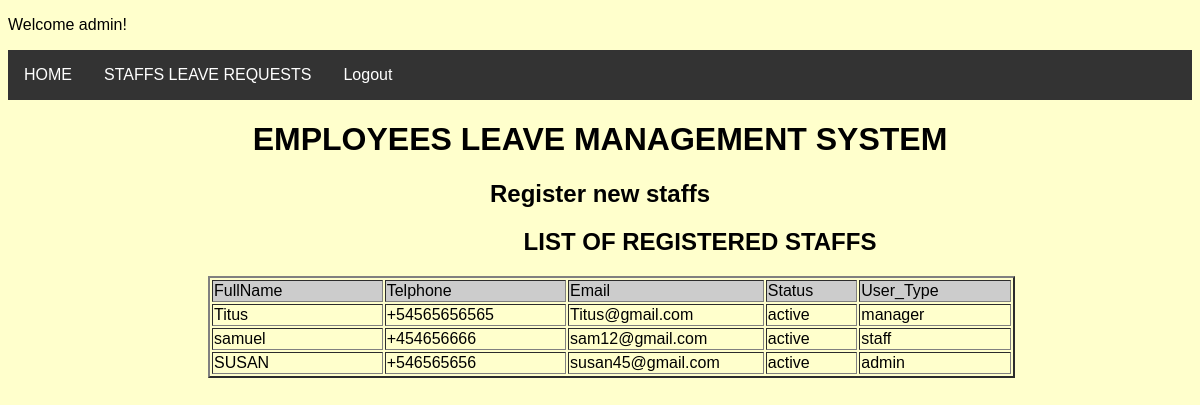
The page /stafflist.php (signed in) on the database as committed earlier.
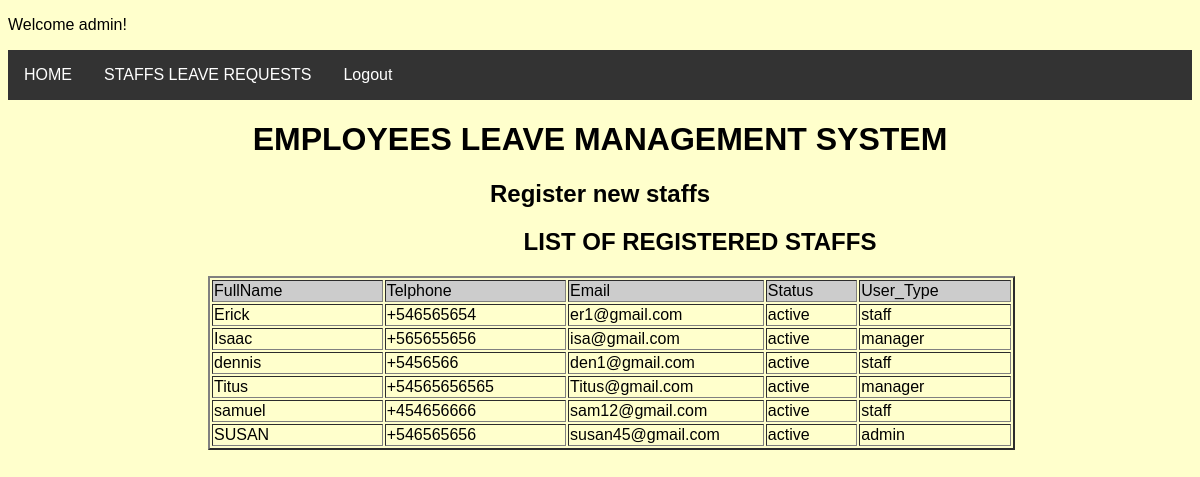
The same page on the database as committed later.
### tables this page shows
CREATE TABLE IF NOT EXISTS `users` (
  `UserID` int(11) NOT NULL AUTO_INCREMENT,
  `FullName` varchar(100) NOT NULL,
  `Telphone` varchar(40) NOT NULL,
  `Email` varchar(40) NOT NULL,
  `Status` varchar(40) NOT NULL,
  `User_Type` varchar(40) NOT NULL,
  `Usernames` varchar(40) NOT NULL,
  `Passwords` varchar(40) NOT NULL,
  `LeaveBalance` int(20) NOT NULL,
  PRIMARY KEY (`UserID`)
);

### stafflist.php (the view, shortened to what this page needs)
<?php
include_once("db.php");
$result = mysqli_query($con, "SELECT * FROM users ORDER BY UserID DESC");
?>
<!DOCTYPE html>
<html>
<head>
<link href="style.css" rel="stylesheet">
</head>
<body>
<p align="left">Welcome <?php echo $_SESSION['Usernames']; ?>!</p>
<ul>
  <li><a href="managers.php">HOME</a></li>
  <li><a href="approveleave.php">STAFFS LEAVE REQUESTS</a></li>
  <li><a href="logout.php">Logout</a></li>
</ul>
<div>
<h1 align="center">EMPLOYEES LEAVE  MANAGEMENT SYSTEM</h1>
<h2 align="center">Register new staffs</h2>
<div id="form" style="padding-left:200px">
		<h2 align="center">LIST OF REGISTERED STAFFS</h2>
<table width='82%' border=2>
        <tr bgcolor='#CCCCCC'>
            <td width="7%">FullName</td>
            <td width="5%">Telphone</td>
            <td width="3%">Email</td>
			<td width="3%">Status</td>
			<td width="5%">User_Type</td>
        </tr>
        <?php
        while($res = mysqli_fetch_array($result)) {
            echo "<tr>";
            echo "<td>".$res['FullName']."</td>";
            echo "<td>".$res['Telphone']."</td>";
            echo "<td>".$res['Email']."</td>";
			echo "<td>".$res['Status']."</td>";
            echo "<td>".$res['User_Type']."</td>";
        }
        ?>
  </table>
  </div>
</div>
</body>
</html>

Rows that differ between the two databases and show on the page:
added users: FullName "Erick", Telphone "+546565654", Email "er1@gmail.com", Status "active", User_Type "staff"
added users: FullName "Isaac", Telphone "+565655656", Email "isa@gmail.com", Status "active", User_Type "manager"
added users: FullName "dennis", Telphone "+5456566", Email "den1@gmail.com", Status "active", User_Type "staff"
